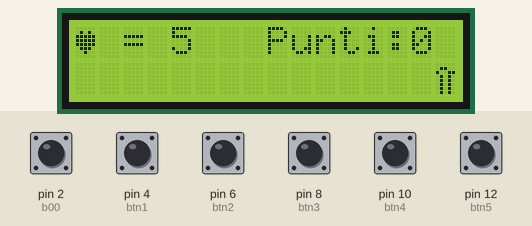
Simulated run of this sketch. Board: Arduino Uno, built with avr-gcc and run on an emulated ATmega328P. Shown: 16×2 character LCD. The test bench sets the inputs (shaded band); at power-on: pin 2 (b00) HIGH, pin 4 (btn1), pin 6 (btn2), pin 8 (btn3), pin 10 (btn4), pin 12 (btn5) LOW. Random numbers use the default seed unless the sketch sets one.

Above: at 1.3 s.
1.4 s: pin 4 (btn1) pulled HIGH for 0.15 s
At 15.3 s:
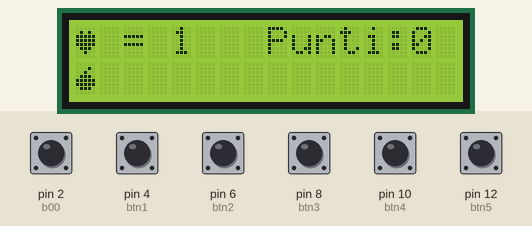
15.5 s: pin 4 (btn1) pulled HIGH for 1 s
At 16.2 s:
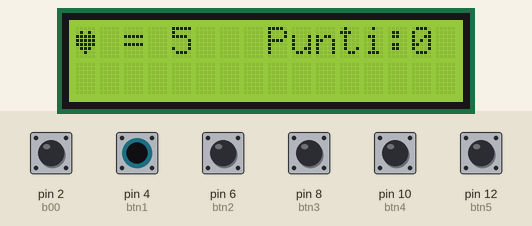
18.0 s: pin 8 (btn3) pulled HIGH for 0.15 s
At 18.8 s:
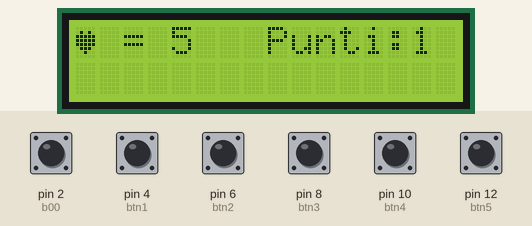
19.6 s: pin 10 (btn4) pulled HIGH for 0.15 s
At 20.1 s:
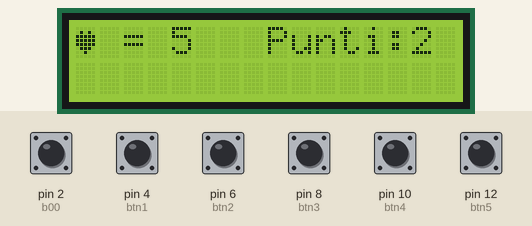
21.2 s: pin 6 (btn2) pulled HIGH for 0.15 s
At 34.9 s:
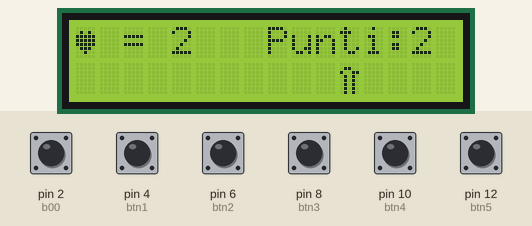
35.3 s: pin 10 (btn4) pulled HIGH for 1 s
At 71.0 s:
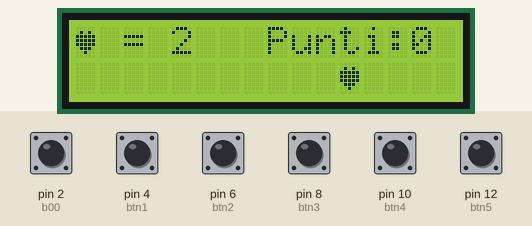
Timing chart, 0 to 71.3 s (numbered marks = the images above; inputs shaded):
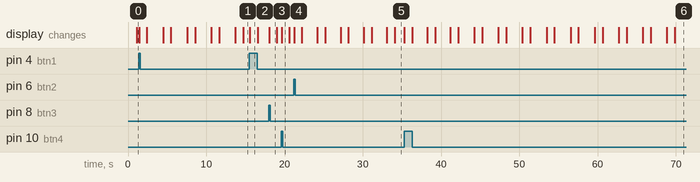

The sketch:

sketch_apr13a.ino
```cpp
#include <LiquidCrystal_I2C.h>
LiquidCrystal_I2C lcd(0x27, 16, 2);
int btn1;
int btn2;
int btn3;
int btn4;
int btn5;
int b00;
int vite;
int punti;
int tempo;
byte Cuore[8]   = {B00000, B01010, B11111, B11111, B11111, B01110, B00100, B00000 };
byte Pigreco[8] = {B00000, B01100, B10011, B01010, B01010, B01010, B01010, B01010 };
byte Bomba[8]   = {B00000, B00010, B00100, B01110, B11111, B11111, B01110, B00000 };

void setup() {
  // put your setup code here, to run once:
  lcd.init();
  lcd.backlight();

  tempo  = 2000;
  b00    = 2;
  btn1   = 4;
  btn2   = 6;
  btn3   = 8;
  btn4   = 10;
  btn5   = 12;
  vite   = 5;
  punti  = 0;

  pinMode(btn1, INPUT);
  pinMode(btn2, INPUT);
  pinMode(btn3, INPUT);
  pinMode(btn4, INPUT);
  pinMode(btn5, INPUT);
  pinMode(b00, INPUT);

  lcd.createChar(0, Cuore);
  lcd.createChar(1, Pigreco);
  lcd.createChar(2, Bomba);
  lcd.setCursor(0,0);
  lcd.print("Inizia a giocare");

}

void loop() {
  // put your main code here, to run repeatedly:
  tempo = 2000;
  vite  = 5;
  punti = 0;
  inizio();
  while (vite > 0) {
    int i = random(1, 11);

    if (i == 1){
      int pos = compare(byte(2));
      int premuto = assegno();
      if (pos == premuto) {
        vite  = vite - 1;
        if (tempo > 250) {
          tempo = tempo - 200;
        }
      }
      esito();
    }

    else if (i == 2) {
      int pos = compare(byte(0));
      int premuto = assegno();
      if (pos == premuto) {
        vite  = vite + 1;
        tempo = tempo + 150;
      }
      esito();
    }

    else {
      int pos = compare(byte(1));
      int premuto = assegno();
      game(pos, premuto);
    }
  }
    lcd.clear();
    lcd.setCursor(2, 0);
    lcd.print("...!GAME!...");
    lcd.setCursor(3, 1);
    lcd.print("..!OVER!..");
}

void inizio() {
  while (digitalRead(b00) != HIGH) {}
  lcd.clear();
  esito();
}

int assegno() {
  int pos = -1;
  for (int i = 0; i < tempo; i++) {
    if (digitalRead(btn1) == HIGH) {
      pos = 0;
      break;
    }
    else if (digitalRead(btn2) == HIGH) {
      pos = 4;
      break;
    }
    else if (digitalRead(btn3) == HIGH) {
      pos = 8;
      break;
    }
    else if (digitalRead(btn4) == HIGH) {
      pos = 11;
      break;
    }
    else if (digitalRead(btn5) == HIGH) {
      pos = 15;
      break;
    }
    delay(1);
  }
  lcd.clear();
  return pos;
}

int compare(char C) {
  int rnd = random(1, 6);
  int pos = 0;
  if (rnd == 1) {
    pos = 0;
  }
  else if (rnd == 2) {
    pos = 4;
  }
  else if (rnd == 3) {
    pos = 8;
  }
  else if (rnd == 4) {
    pos = 11;
  }
  else if (rnd == 5) {
    pos = 15;
  }
  delay(1000);
  lcd.setCursor(pos, 1);
  lcd.write(C);
  return pos;
}

void game(int P, int B) {
  if (P == B) {
    punti = punti + 1;
    if (tempo > 250) {
    tempo = tempo - 50;
    }
  }
  else {
    vite = vite - 1;
  }
  esito();
}

void esito() {
  lcd.setCursor(0, 0);
  lcd.write(byte(0));
  lcd.setCursor(1, 0);
  lcd.print(" =");
  lcd.setCursor(4, 0);
  lcd.print(vite);
  lcd.setCursor(8, 0);
  lcd.print("Punti: ");
  lcd.setCursor(14, 0);
  lcd.print(punti);
}
```
